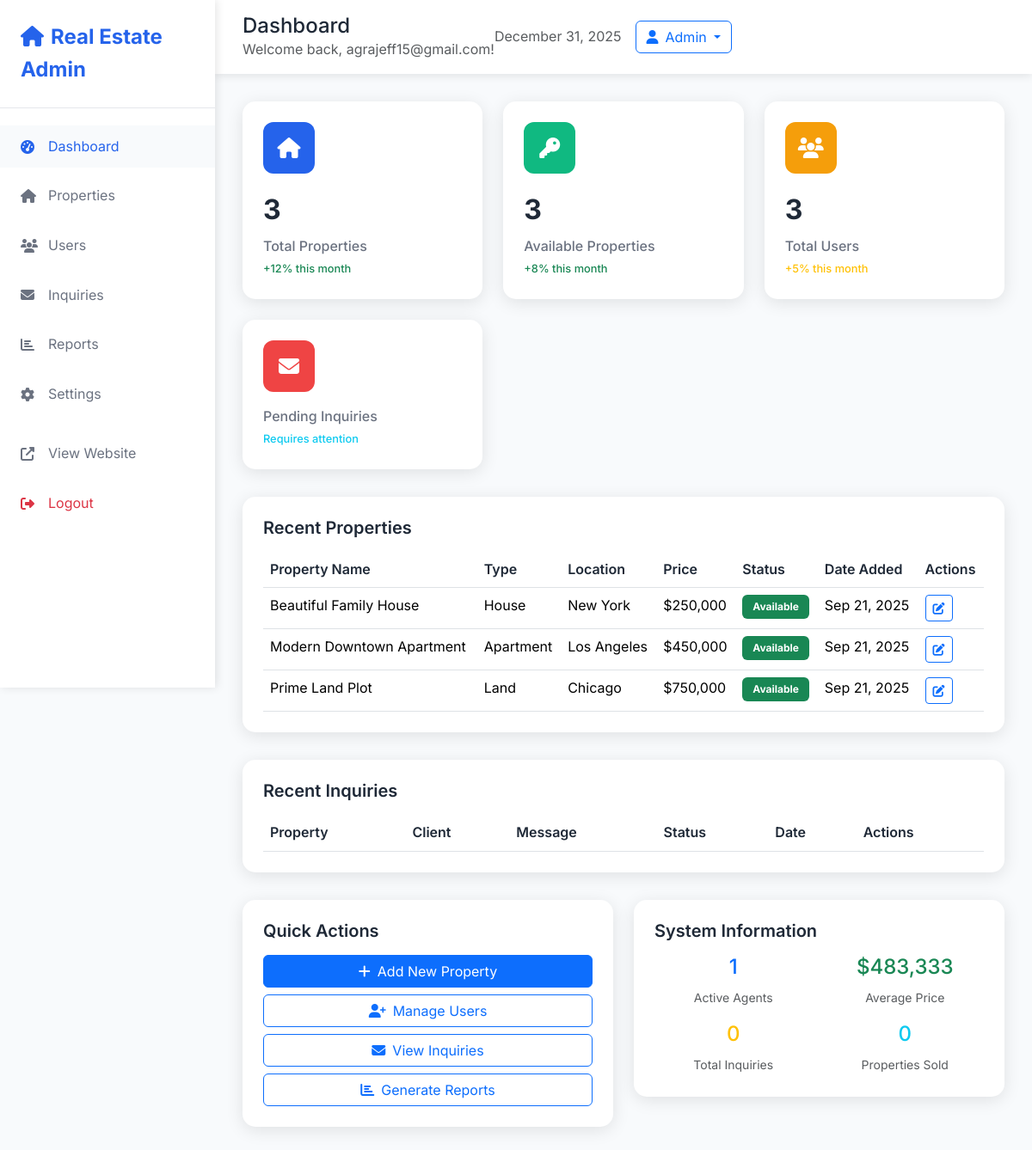
Page /admin/dashboard.php (signed in) on the committed database.
### tables this page shows
CREATE TABLE `properties` (
  `id` int(11) NOT NULL AUTO_INCREMENT,
  `propertiesname` varchar(200) NOT NULL,
  `slug` varchar(220) DEFAULT NULL,
  `description` text DEFAULT NULL,
  `price_id` int(11) NOT NULL,
  `user_id` int(11) NOT NULL,
  `property_type_id` int(11) NOT NULL,
  `location_id` int(11) NOT NULL,
  `status` enum('available','sold','rented','pending','inactive') DEFAULT 'available',
  `status_reason` varchar(255) DEFAULT NULL,
  `bedrooms` int(11) DEFAULT 0,
  `bathrooms` int(11) DEFAULT 0,
  `area_sqft` int(11) DEFAULT NULL,
  `year_built` year(4) DEFAULT NULL,
  `parking_spaces` int(11) DEFAULT 0,
  `images` text DEFAULT NULL,
  `video_url` varchar(500) DEFAULT NULL,
  `virtual_tour_url` varchar(500) DEFAULT NULL,
  `floor_plan_url` varchar(500) DEFAULT NULL,
  `energy_rating` varchar(10) DEFAULT NULL,
  `features` longtext DEFAULT NULL CHECK (json_valid(`features`)),
  `address_details` text DEFAULT NULL,
  `hoa_fees` decimal(10,2) DEFAULT NULL,
  `property_tax` decimal(10,2) DEFAULT NULL,
  `insurance_cost` decimal(10,2) DEFAULT NULL,
  `mls_number` varchar(50) DEFAULT NULL,
  `listing_date` date DEFAULT NULL,
  `open_house_date` date DEFAULT NULL,
  `open_house_time` time DEFAULT NULL,
  `is_featured` tinyint(1) DEFAULT 0,
  `views_count` int(11) DEFAULT 0,
  `created_at` timestamp NOT NULL DEFAULT current_timestamp(),
  `updated_at` timestamp NOT NULL DEFAULT current_timestamp() ON UPDATE current_timestamp(),
  PRIMARY KEY (`id`),
  UNIQUE KEY `uk_slug` (`slug`),
  KEY `idx_user` (`user_id`),
  KEY `idx_property_type` (`property_type_id`),
  KEY `idx_location` (`location_id`),
  KEY `idx_price` (`price_id`),
  KEY `idx_status` (`status`),
  KEY `idx_featured` (`is_featured`),
  KEY `idx_status_featured` (`status`, `is_featured`),
  KEY `idx_type_location` (`property_type_id`, `location_id`),
  KEY `idx_price_bedrooms` (`price_id`, `bedrooms`),
  KEY `idx_search_filter` (`status`, `property_type_id`, `location_id`, `price_id`),
  KEY `idx_property_details` (`bedrooms`, `bathrooms`, `area_sqft`),
  KEY `idx_listing_date` (`listing_date`, `created_at`),
  FULLTEXT KEY `ft_search` (`propertiesname`, `description`)
);

CREATE TABLE `property_types` (
  `id` int(11) NOT NULL AUTO_INCREMENT,
  `type_name` varchar(50) NOT NULL,
  `description` text DEFAULT NULL,
  `icon` varchar(100) DEFAULT NULL,
  `sort_order` int(11) DEFAULT 0,
  `is_active` tinyint(1) DEFAULT 1,
  `created_at` timestamp NOT NULL DEFAULT current_timestamp(),
  PRIMARY KEY (`id`),
  UNIQUE KEY `uk_type_name` (`type_name`)
);

CREATE TABLE `locations` (
  `id` int(11) NOT NULL AUTO_INCREMENT,
  `city` varchar(100) NOT NULL,
  `region` varchar(100) NOT NULL,
  `country` varchar(100) DEFAULT 'USA',
  `postal_code` varchar(20) DEFAULT NULL,
  `latitude` decimal(10,8) DEFAULT NULL,
  `longitude` decimal(11,8) DEFAULT NULL,
  `is_active` tinyint(1) DEFAULT 1,
  `created_at` timestamp NOT NULL DEFAULT current_timestamp(),
  PRIMARY KEY (`id`),
  UNIQUE KEY `uk_location` (`city`, `region`, `country`),
  KEY `idx_city` (`city`)
);

CREATE TABLE `prices` (
  `id` int(11) NOT NULL AUTO_INCREMENT,
  `amount` decimal(15,2) NOT NULL,
  `currency` varchar(3) DEFAULT 'USD',
  `price_type` enum('sale','rent_monthly','rent_weekly','rent_daily') DEFAULT 'sale',
  `is_negotiable` tinyint(1) DEFAULT 1,
  `created_at` timestamp NOT NULL DEFAULT current_timestamp(),
  `updated_at` timestamp NOT NULL DEFAULT current_timestamp() ON UPDATE current_timestamp(),
  PRIMARY KEY (`id`),
  KEY `idx_amount` (`amount`),
  KEY `idx_price_type` (`price_type`)
);

### admin/dashboard.php (the view, shortened to what this page needs)
<?php
include('../Database/connection.php');
$stats = [
    'total_properties' => 0,
    'available_properties' => 0,
    'sold_properties' => 0,
    'total_users' => 0,
    'total_agents' => 0,
    'total_inquiries' => 0,
    'pending_inquiries' => 0,
    'avg_price' => 0
];
$property_stats = $conn->query("SELECT
    COUNT(*) as total_properties,
    SUM(CASE WHEN status='available' THEN 1 ELSE 0 END) as available_properties,
    SUM(CASE WHEN status='sold' THEN 1 ELSE 0 END) as sold_properties
    FROM properties");
if ($property_stats) {
    $stats = array_merge($stats, $property_stats->fetch_assoc());
}
$user_stats = $conn->query("SELECT
    COUNT(*) as total_users,
    SUM(CASE WHEN r.role_name='agent' THEN 1 ELSE 0 END) as total_agents
    FROM users u
    JOIN roles r ON u.role_id = r.id
    WHERE u.is_active = 1");
if ($user_stats) {
    $user_data = $user_stats->fetch_assoc();
    $stats['total_users'] = $user_data['total_users'];
    $stats['total_agents'] = $user_data['total_agents'];
}
$inquiry_stats = $conn->query("SELECT
    COUNT(*) as total_inquiries,
    SUM(CASE WHEN status='pending' THEN 1 ELSE 0 END) as pending_inquiries
    FROM inquiries");
if ($inquiry_stats) {
    $inquiry_data = $inquiry_stats->fetch_assoc();
    $stats['total_inquiries'] = $inquiry_data['total_inquiries'];
    $stats['pending_inquiries'] = $inquiry_data['pending_inquiries'];
}
$price_stats = $conn->query("SELECT AVG(pr.amount) as avg_price FROM properties p JOIN prices pr ON p.price_id = pr.id");
if ($price_stats) {
    $price_data = $price_stats->fetch_assoc();
    $stats['avg_price'] = $price_data['avg_price'] ? round($price_data['avg_price'], 2) : 0;
}
$recent_properties = [];
$recent_query = "SELECT p.id, p.propertiesname, p.status, pr.amount, pt.type_name, l.city, p.created_at
FROM properties p
JOIN prices pr ON p.price_id = pr.id
JOIN property_types pt ON p.property_type_id = pt.id
JOIN locations l ON p.location_id = l.id
ORDER BY p.created_at DESC
LIMIT 5";
if ($result = $conn->query($recent_query)) {
    $recent_properties = $result->fetch_all(MYSQLI_ASSOC);
}
?>
<!DOCTYPE html>
<html lang="en">
<head>
    <link rel="stylesheet" href="../bootstrap-5.3.7-dist/css/bootstrap.min.css">
    <link rel="stylesheet" href="https://cdnjs.cloudflare.com/ajax/libs/font-awesome/6.5.0/css/all.min.css">
</head>
<body>
<nav class="sidebar">
    <div class="sidebar-header">
        <a href="dashboard.php" class="sidebar-brand">
            <i class="fas fa-home me-2"></i>Real Estate Admin
        </a>
    </div>
    <div class="sidebar-nav">
        <ul class="nav flex-column">
            <li class="nav-item">
                <a href="dashboard.php" class="nav-link active">
                    <i class="fas fa-tachometer-alt"></i>
                    Dashboard
                </a>
            </li>
            <li class="nav-item">
                <a href="properties.php" class="nav-link">
                    <i class="fas fa-home"></i>
                    Properties
                </a>
            </li>
            <li class="nav-item">
                <a href="users.php" class="nav-link">
                    <i class="fas fa-users"></i>
                    Users
                </a>
            </li>
            <li class="nav-item">
                <a href="inquiries.php" class="nav-link">
                    <i class="fas fa-envelope"></i>
                    Inquiries
                </a>
            </li>
            <li class="nav-item">
                <a href="reports.php" class="nav-link">
                    <i class="fas fa-chart-bar"></i>
                    Reports
                </a>
            </li>
            <li class="nav-item">
                <a href="settings.php" class="nav-link">
                    <i class="fas fa-cog"></i>
                    Settings
                </a>
            </li>
            <li class="nav-item mt-3">
                <a href="../index.php" class="nav-link">
                    <i class="fas fa-external-link-alt"></i>
                    View Website
                </a>
            </li>
            <li class="nav-item">
                <a href="../logout.php" class="nav-link text-danger">
                    <i class="fas fa-sign-out-alt"></i>
                    Logout
                </a>
            </li>
        </ul>
    </div>
</nav>
<div class="main-content">
    <div class="top-navbar">
        <div>
            <h4 class="mb-0">Dashboard</h4>
            <p class="text-muted mb-0">Welcome back, <?= htmlspecialchars($_SESSION['user_email']); ?>!</p>
        </div>
        <div class="d-flex align-items-center">
            <span class="text-muted me-3"><?= date('F j, Y'); ?></span>
            <div class="dropdown">
                <button class="btn btn-outline-primary dropdown-toggle" type="button" data-bs-toggle="dropdown">
                    <i class="fas fa-user me-2"></i>Admin
                </button>
            </div>
        </div>
    </div>
    <div class="content-area">
        <div class="stats-grid">
            <div class="stat-card">
                <div class="stat-icon primary">
                    <i class="fas fa-home"></i>
                </div>
                <div class="stat-number"><?= $stats['total_properties']; ?></div>
                <div class="stat-label">Total Properties</div>
                <div class="stat-change text-success">+12% this month</div>
            </div>
            <div class="stat-card">
                <div class="stat-icon success">
                    <i class="fas fa-key"></i>
                </div>
                <div class="stat-number"><?= $stats['available_properties']; ?></div>
                <div class="stat-label">Available Properties</div>
                <div class="stat-change text-success">+8% this month</div>
            </div>
            <div class="stat-card">
                <div class="stat-icon warning">
                    <i class="fas fa-users"></i>
                </div>
                <div class="stat-number"><?= $stats['total_users']; ?></div>
                <div class="stat-label">Total Users</div>
                <div class="stat-change text-warning">+5% this month</div>
            </div>
            <div class="stat-card">
                <div class="stat-icon danger">
                    <i class="fas fa-envelope"></i>
                </div>
                <div class="stat-label">Pending Inquiries</div>
                <div class="stat-change text-info">Requires attention</div>
            </div>
        </div>
        <div class="table-card">
            <h5>Recent Properties</h5>
            <div class="table-responsive">
                <table class="table table-hover">
                    <thead>
                        <tr>
                            <th>Property Name</th>
                            <th>Type</th>
                            <th>Location</th>
                            <th>Price</th>
                            <th>Status</th>
                            <th>Date Added</th>
                            <th>Actions</th>
                        </tr>
                    </thead>
                    <tbody>
                        <?php foreach ($recent_properties as $property): ?>
                            <tr>
                                <td><?= htmlspecialchars($property['propertiesname']); ?></td>
                                <td><?= htmlspecialchars($property['type_name']); ?></td>
                                <td><?= htmlspecialchars($property['city']); ?></td>
                                <td>$<?= number_format($property['amount']); ?></td>
                                <td>
                                    <span class="badge bg-<?= $property['status'] === 'available' ? 'success' : ($property['status'] === 'sold' ? 'danger' : 'warning'); ?>">
                                        <?= ucfirst($property['status']); ?>
                                    </span>
                                </td>
                                <td><?= date('M j, Y', strtotime($property['created_at'])); ?></td>
                                <td>
                                    <a href="edit_property.php?id=<?= $property['id']; ?>" class="btn btn-sm btn-outline-primary">
                                        <i class="fas fa-edit"></i>
                                    </a>
                                </td>
                            </tr>
                        <?php endforeach; ?>
                    </tbody>
                </table>
            </div>
        </div>
        <div class="table-card">
            <h5>Recent Inquiries</h5>
            <div class="table-responsive">
                <table class="table table-hover">
                    <thead>
                        <tr>
                            <th>Property</th>
                            <th>Client</th>
                            <th>Message</th>
                            <th>Status</th>
                            <th>Date</th>
                            <th>Actions</th>
                        </tr>
                    </thead>
                </table>
            </div>
        </div>
        <div class="row">
            <div class="col-md-6">
                <div class="table-card">
                    <h5>Quick Actions</h5>
                    <div class="d-grid gap-2">
                        <a href="add_property.php" class="btn btn-primary">
                            <i class="fas fa-plus me-2"></i>Add New Property
                        </a>
                        <a href="users.php" class="btn btn-outline-primary">
                            <i class="fas fa-user-plus me-2"></i>Manage Users
                        </a>
                        <a href="inquiries.php" class="btn btn-outline-primary">
                            <i class="fas fa-envelope me-2"></i>View Inquiries
                        </a>
                        <a href="reports.php" class="btn btn-outline-primary">
                            <i class="fas fa-chart-bar me-2"></i>Generate Reports
                        </a>
                    </div>
                </div>
            </div>
            <div class="col-md-6">
                <div class="table-card">
                    <h5>System Information</h5>
                    <div class="row g-3">
                        <div class="col-6">
                            <div class="text-center">
                                <div class="h4 text-primary"><?= $stats['total_agents']; ?></div>
                                <small class="text-muted">Active Agents</small>
                            </div>
                        </div>
                        <div class="col-6">
                            <div class="text-center">
                                <div class="h4 text-success">$<?= number_format($stats['avg_price']); ?></div>
                                <small class="text-muted">Average Price</small>
                            </div>
                        </div>
                        <div class="col-6">
                            <div class="text-center">
                                <div class="h4 text-warning"><?= $stats['total_inquiries']; ?></div>
                                <small class="text-muted">Total Inquiries</small>
                            </div>
                        </div>
                        <div class="col-6">
                            <div class="text-center">
                                <div class="h4 text-info"><?= $stats['sold_properties']; ?></div>
                                <small class="text-muted">Properties Sold</small>
                            </div>
                        </div>
                    </div>
                </div>
            </div>
        </div>
    </div>
</div>
</body>
</html>

### rows in the picture
properties: propertiesname "Beautiful Family House", property_type.type_name "House", location.city "New York", price.amount "250,000", status "Available", created_at "Sep 21, 2025"
properties: propertiesname "Modern Downtown Apartment", property_type.type_name "Apartment", location.city "Los Angeles", price.amount "450,000", status "Available", created_at "Sep 21, 2025"
properties: propertiesname "Prime Land Plot", property_type.type_name "Land", location.city "Chicago", price.amount "750,000", status "Available", created_at "Sep 21, 2025"

### other values in the picture
$_SESSION['user_email'] "agrajeff15@gmail.com"
$stats['total_properties'] "3"
$stats['available_properties'] "3"
$stats['total_users'] "3"
$stats['total_agents'] "1"
$stats['avg_price'] "483,333"
$stats['total_inquiries'] "0"
$stats['sold_properties'] "0"
